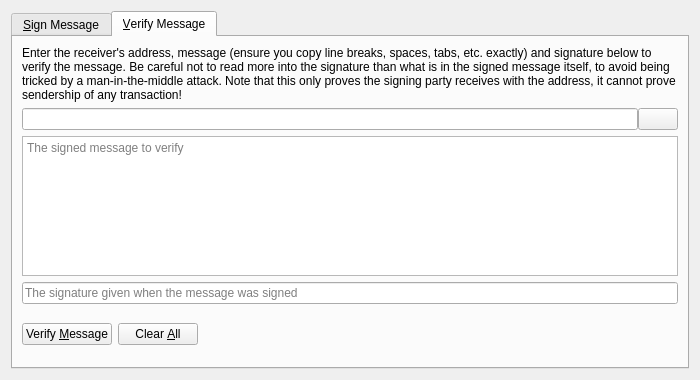
<?xml version="1.0" encoding="UTF-8"?>
<ui version="4.0">
 <class>SignVerifyMessageDialog</class>
 <widget class="QDialog" name="SignVerifyMessageDialog">
  <property name="geometry">
   <rect>
    <x>0</x>
    <y>0</y>
    <width>700</width>
    <height>380</height>
   </rect>
  </property>
  <property name="windowTitle">
   <string>Signatures - Sign / Verify a Message</string>
  </property>
  <property name="modal">
   <bool>true</bool>
  </property>
  <layout class="QVBoxLayout" name="verticalLayout">
   <item>
    <widget class="QTabWidget" name="tabWidget">
     <property name="currentIndex">
      <number>1</number>
     </property>
     <widget class="QWidget" name="tabSignMessage">
      <attribute name="title">
       <string>&amp;Sign Message</string>
      </attribute>
      <layout class="QVBoxLayout" name="verticalLayout_SM">
       <item>
        <widget class="QLabel" name="infoLabel_SM">
         <property name="text">
          <string>You can sign messages/agreements with your addresses to prove you can receive Quranium sent to them. Be careful not to sign anything vague or random, as phishing attacks may try to trick you into signing your identity over to them. Only sign fully-detailed statements you agree to.</string>
         </property>
         <property name="textFormat">
          <enum>Qt::PlainText</enum>
         </property>
         <property name="wordWrap">
          <bool>true</bool>
         </property>
        </widget>
       </item>
       <item>
        <layout class="QHBoxLayout" name="horizontalLayout_1_SM">
         <property name="spacing">
          <number>0</number>
         </property>
         <item>
          <widget class="QValidatedLineEdit" name="addressIn_SM">
           <property name="toolTip">
            <string>The Bitcoin address to sign the message with</string>
           </property>
          </widget>
         </item>
         <item>
          <widget class="QPushButton" name="addressBookButton_SM">
           <property name="toolTip">
            <string>Choose previously used address</string>
           </property>
           <property name="text">
            <string/>
           </property>
           <property name="icon">
            <iconset resource="../bitcoin.qrc">
             <normaloff>:/icons/address-book</normaloff>:/icons/address-book</iconset>
           </property>
           <property name="shortcut">
            <string>Alt+A</string>
           </property>
           <property name="autoDefault">
            <bool>false</bool>
           </property>
          </widget>
         </item>
         <item>
          <widget class="QPushButton" name="pasteButton_SM">
           <property name="toolTip">
            <string>Paste address from clipboard</string>
           </property>
           <property name="text">
            <string/>
           </property>
           <property name="icon">
            <iconset resource="../bitcoin.qrc">
             <normaloff>:/icons/editpaste</normaloff>:/icons/editpaste</iconset>
           </property>
           <property name="shortcut">
            <string>Alt+P</string>
           </property>
           <property name="autoDefault">
            <bool>false</bool>
           </property>
          </widget>
         </item>
        </layout>
       </item>
       <item>
        <widget class="QPlainTextEdit" name="messageIn_SM">
         <property name="toolTip">
          <string>Enter the message you want to sign here</string>
         </property>
         <property name="placeholderText">
          <string>Enter the message you want to sign here</string>
         </property>
        </widget>
       </item>
       <item>
        <widget class="QLabel" name="signatureLabel_SM">
         <property name="text">
          <string>Signature</string>
         </property>
         <property name="textFormat">
          <enum>Qt::PlainText</enum>
         </property>
        </widget>
       </item>
       <item>
        <layout class="QHBoxLayout" name="horizontalLayout_2_SM">
         <property name="spacing">
          <number>0</number>
         </property>
         <item>
          <widget class="QLineEdit" name="signatureOut_SM">
           <property name="font">
            <font>
             <italic>true</italic>
            </font>
           </property>
           <property name="readOnly">
            <bool>true</bool>
           </property>
           <property name="placeholderText">
            <string>Click &quot;Sign Message&quot; to generate signature</string>
           </property>
          </widget>
         </item>
         <item>
          <widget class="QPushButton" name="copySignatureButton_SM">
           <property name="toolTip">
            <string>Copy the current signature to the system clipboard</string>
           </property>
           <property name="text">
            <string/>
           </property>
           <property name="icon">
            <iconset resource="../bitcoin.qrc">
             <normaloff>:/icons/editcopy</normaloff>:/icons/editcopy</iconset>
           </property>
           <property name="autoDefault">
            <bool>false</bool>
           </property>
          </widget>
         </item>
        </layout>
       </item>
       <item>
        <layout class="QHBoxLayout" name="horizontalLayout_3_SM">
         <item>
          <widget class="QPushButton" name="signMessageButton_SM">
           <property name="toolTip">
            <string>Sign the message to prove you own this Bitcoin address</string>
           </property>
           <property name="text">
            <string>Sign &amp;Message</string>
           </property>
           <property name="icon">
            <iconset resource="../bitcoin.qrc">
             <normaloff>:/icons/edit</normaloff>:/icons/edit</iconset>
           </property>
           <property name="autoDefault">
            <bool>false</bool>
           </property>
          </widget>
         </item>
         <item>
          <widget class="QPushButton" name="clearButton_SM">
           <property name="toolTip">
            <string>Reset all sign message fields</string>
           </property>
           <property name="text">
            <string>Clear &amp;All</string>
           </property>
           <property name="icon">
            <iconset resource="../bitcoin.qrc">
             <normaloff>:/icons/remove</normaloff>:/icons/remove</iconset>
           </property>
           <property name="autoDefault">
            <bool>false</bool>
           </property>
          </widget>
         </item>
         <item>
          <spacer name="horizontalSpacer_1_SM">
           <property name="orientation">
            <enum>Qt::Horizontal</enum>
           </property>
           <property name="sizeHint" stdset="0">
            <size>
             <width>40</width>
             <height>48</height>
            </size>
           </property>
          </spacer>
         </item>
         <item>
          <widget class="QLabel" name="statusLabel_SM">
           <property name="font">
            <font>
             <weight>75</weight>
             <bold>true</bold>
            </font>
           </property>
           <property name="text">
            <string/>
           </property>
           <property name="wordWrap">
            <bool>true</bool>
           </property>
          </widget>
         </item>
         <item>
          <spacer name="horizontalSpacer_2_SM">
           <property name="orientation">
            <enum>Qt::Horizontal</enum>
           </property>
           <property name="sizeHint" stdset="0">
            <size>
             <width>40</width>
             <height>48</height>
            </size>
           </property>
          </spacer>
         </item>
        </layout>
       </item>
      </layout>
     </widget>
     <widget class="QWidget" name="tabVerifyMessage">
      <attribute name="title">
       <string>&amp;Verify Message</string>
      </attribute>
      <layout class="QVBoxLayout" name="verticalLayout_VM">
       <item>
        <widget class="QLabel" name="infoLabel_VM">
         <property name="text">
          <string>Enter the receiver's address, message (ensure you copy line breaks, spaces, tabs, etc. exactly) and signature below to verify the message. Be careful not to read more into the signature than what is in the signed message itself, to avoid being tricked by a man-in-the-middle attack. Note that this only proves the signing party receives with the address, it cannot prove sendership of any transaction!</string>
         </property>
         <property name="textFormat">
          <enum>Qt::PlainText</enum>
         </property>
         <property name="alignment">
          <set>Qt::AlignLeading|Qt::AlignLeft|Qt::AlignTop</set>
         </property>
         <property name="wordWrap">
          <bool>true</bool>
         </property>
        </widget>
       </item>
       <item>
        <layout class="QHBoxLayout" name="horizontalLayout_1_VM">
         <property name="spacing">
          <number>0</number>
         </property>
         <item>
          <widget class="QValidatedLineEdit" name="addressIn_VM">
           <property name="toolTip">
            <string>The Bitcoin address the message was signed with</string>
           </property>
          </widget>
         </item>
         <item>
          <widget class="QPushButton" name="addressBookButton_VM">
           <property name="toolTip">
            <string>Choose previously used address</string>
           </property>
           <property name="text">
            <string/>
           </property>
           <property name="icon">
            <iconset resource="../bitcoin.qrc">
             <normaloff>:/icons/address-book</normaloff>:/icons/address-book</iconset>
           </property>
           <property name="shortcut">
            <string>Alt+A</string>
           </property>
           <property name="autoDefault">
            <bool>false</bool>
           </property>
          </widget>
         </item>
        </layout>
       </item>
       <item>
        <widget class="QPlainTextEdit" name="messageIn_VM">
         <property name="toolTip">
          <string>The signed message to verify</string>
         </property>
         <property name="placeholderText">
          <string>The signed message to verify</string>
         </property>
        </widget>
       </item>
       <item>
        <widget class="QValidatedLineEdit" name="signatureIn_VM">
         <property name="toolTip">
          <string>The signature given when the message was signed</string>
         </property>
         <property name="placeholderText">
          <string>The signature given when the message was signed</string>
         </property>
        </widget>
       </item>
       <item>
        <layout class="QHBoxLayout" name="horizontalLayout_2_VM">
         <item>
          <widget class="QPushButton" name="verifyMessageButton_VM">
           <property name="toolTip">
            <string>Verify the message to ensure it was signed with the specified Bitcoin address</string>
           </property>
           <property name="text">
            <string>Verify &amp;Message</string>
           </property>
           <property name="icon">
            <iconset resource="../bitcoin.qrc">
             <normaloff>:/icons/transaction_0</normaloff>:/icons/transaction_0</iconset>
           </property>
           <property name="autoDefault">
            <bool>false</bool>
           </property>
          </widget>
         </item>
         <item>
          <widget class="QPushButton" name="clearButton_VM">
           <property name="toolTip">
            <string>Reset all verify message fields</string>
           </property>
           <property name="text">
            <string>Clear &amp;All</string>
           </property>
           <property name="icon">
            <iconset resource="../bitcoin.qrc">
             <normaloff>:/icons/remove</normaloff>:/icons/remove</iconset>
           </property>
           <property name="autoDefault">
            <bool>false</bool>
           </property>
          </widget>
         </item>
         <item>
          <spacer name="horizontalSpacer_1_VM">
           <property name="orientation">
            <enum>Qt::Horizontal</enum>
           </property>
           <property name="sizeHint" stdset="0">
            <size>
             <width>40</width>
             <height>48</height>
            </size>
           </property>
          </spacer>
         </item>
         <item>
          <widget class="QLabel" name="statusLabel_VM">
           <property name="font">
            <font>
             <weight>75</weight>
             <bold>true</bold>
            </font>
           </property>
           <property name="text">
            <string/>
           </property>
           <property name="wordWrap">
            <bool>true</bool>
           </property>
          </widget>
         </item>
         <item>
          <spacer name="horizontalSpacer_2_VM">
           <property name="orientation">
            <enum>Qt::Horizontal</enum>
           </property>
           <property name="sizeHint" stdset="0">
            <size>
             <width>40</width>
             <height>48</height>
            </size>
           </property>
          </spacer>
         </item>
        </layout>
       </item>
      </layout>
     </widget>
    </widget>
   </item>
  </layout>
 </widget>
 <customwidgets>
  <customwidget>
   <class>QValidatedLineEdit</class>
   <extends>QLineEdit</extends>
   <header>qt/qvalidatedlineedit.h</header>
  </customwidget>
 </customwidgets>
 <resources>
  <include location="../bitcoin.qrc"/>
 </resources>
 <connections/>
</ui>
